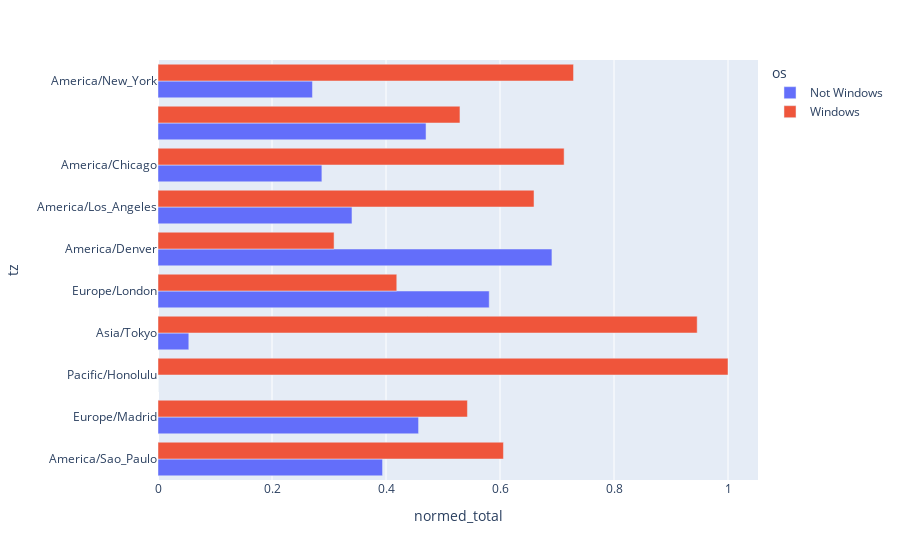

Write notebook code for a chart like this one.
### Code cell
fig=px.bar(results,x='normed_total',y='tz',color='os',barmode='group',orientation='h')
fig.show()

### Figure 1 — Plotly figure (JSON) as saved in the notebook; plotly's stock layout.template omitted (floating-point values rounded to 4 significant figures)
{"data": [{"alignmentgroup": "True", "hoverlabel": {"namelength": 0}, "hovertemplate": "os=Not Windows<br>normed_total=%{x}<br>tz=%{y}", "legendgroup": "Not Windows", "marker": {"color": "#636efa"}, "name": "Not Windows", "offsetgroup": "Not Windows", "orientation": "h", "showlegend": true, "textposition": "auto", "type": "bar", "x": [0.3939, 0.4571, 0, 0.05405, 0.5811, 0.6911, 0.3403, 0.2875, 0.4702, 0.271], "xaxis": "x", "y": ["America/Sao_Paulo", "Europe/Madrid", "Pacific/Honolulu", "Asia/Tokyo", "Europe/London", "America/Denver", "America/Los_Angeles", "America/Chicago", "", "America/New_York"], "yaxis": "y"}, {"alignmentgroup": "True", "hoverlabel": {"namelength": 0}, "hovertemplate": "os=Windows<br>normed_total=%{x}<br>tz=%{y}", "legendgroup": "Windows", "marker": {"color": "#EF553B"}, "name": "Windows", "offsetgroup": "Windows", "orientation": "h", "showlegend": true, "textposition": "auto", "type": "bar", "x": [0.6061, 0.5429, 1, 0.9459, 0.4189, 0.3089, 0.6597, 0.7125, 0.5298, 0.729], "xaxis": "x", "y": ["America/Sao_Paulo", "Europe/Madrid", "Pacific/Honolulu", "Asia/Tokyo", "Europe/London", "America/Denver", "America/Los_Angeles", "America/Chicago", "", "America/New_York"], "yaxis": "y"}], "layout": {"barmode": "group", "legend": {"title": {"text": "os"}, "tracegroupgap": 0}, "margin": {"t": 60}, "xaxis": {"anchor": "y", "domain": [0, 1], "title": {"text": "normed_total"}}, "yaxis": {"anchor": "x", "domain": [0, 1], "title": {"text": "tz"}}}}
